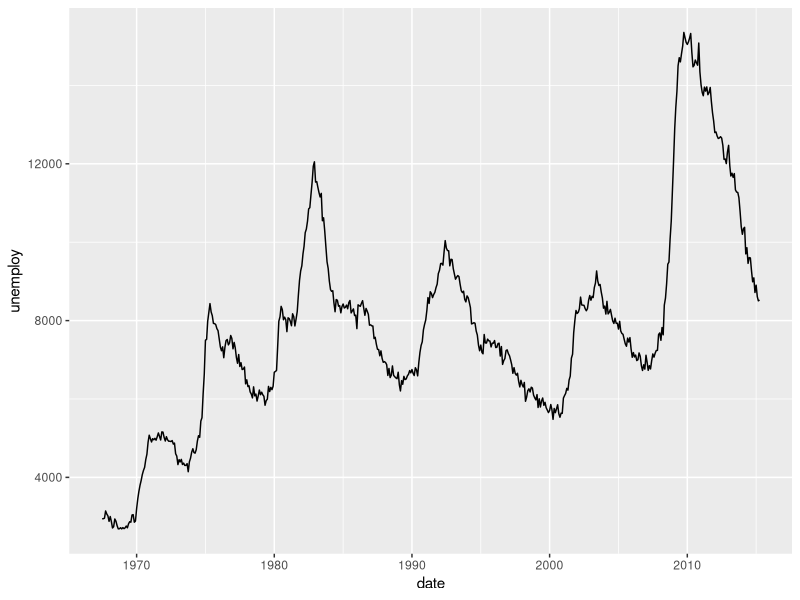

R code for this plot:
# 加载ggplot2绘图包
library("ggplot2")
# 设置工作路径
setwd("D:\\softwares\\applied statistics\\rcodelearning\\chap18\\sourcecode")
# 指定数据，和横纵轴变量，以及几何对象
p <- ggplot(economics, aes(date, unemploy)) +
    geom_line()
# 保存文件
ggsave("../codeimage/code19.pdf")
# 保存工作空间
save.image("R19.RData")
